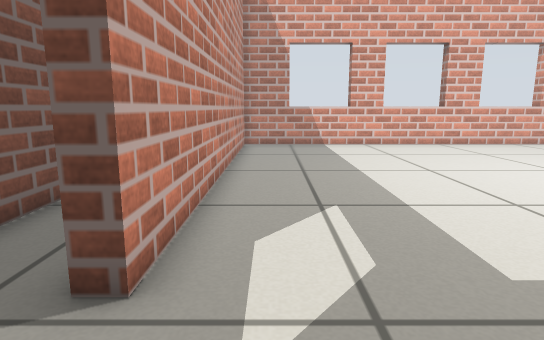
[1] (above)

12 first-person views from a walk through a world built for the Gazebo simulator. The camera is 0.49 m above the floor, tilts 10° down and sees 75° across. The floor is counted in squares, 0.25 m on a side. Each view is taken from the middle of a square. On the plan, view 1 faces up. The plan holds only what a view shows up to about 18 squares ahead; the rest is blank. The robots in the file are not drawn. Simple shapes stand in for some stock models. Surface patterns are stand-ins for the level's own textures.

[2]
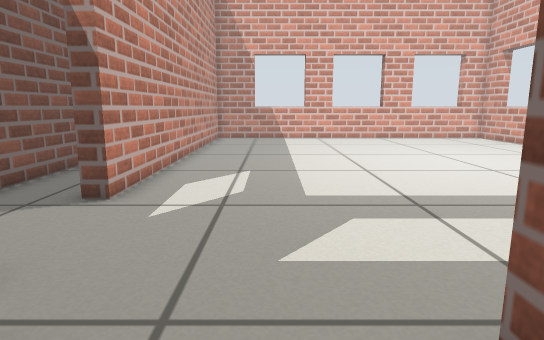

[3]
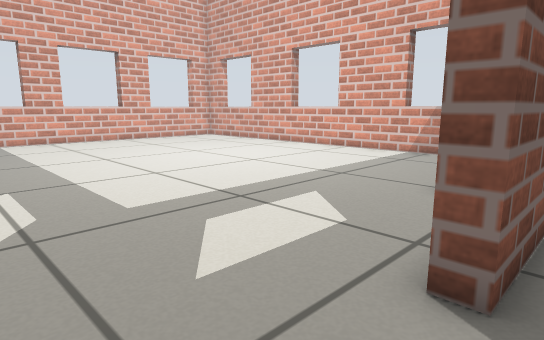

[4]
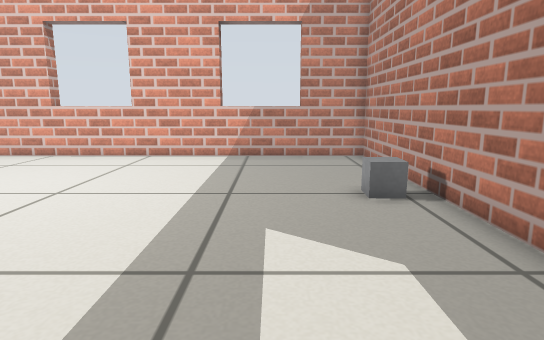

[5]
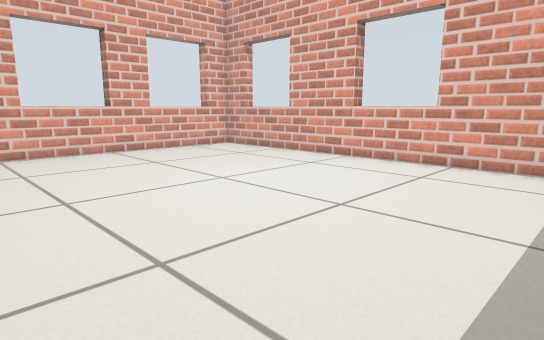

[6]
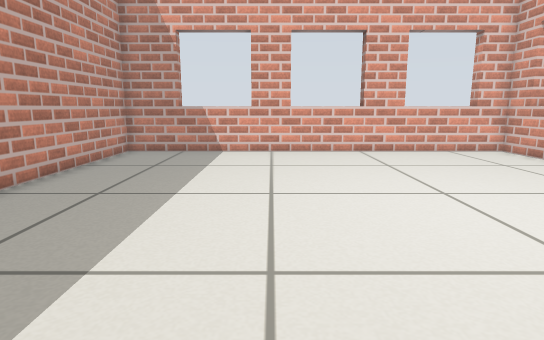

[7]
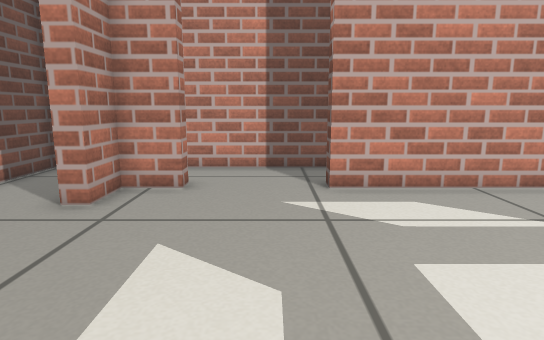

[8]
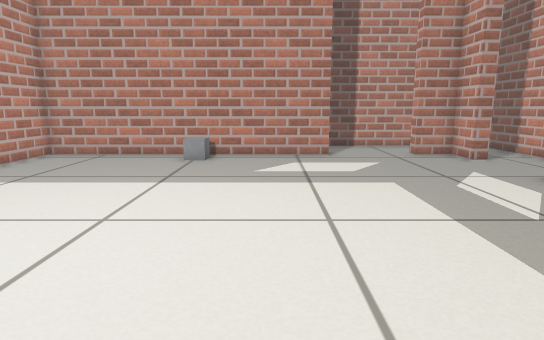

[9]
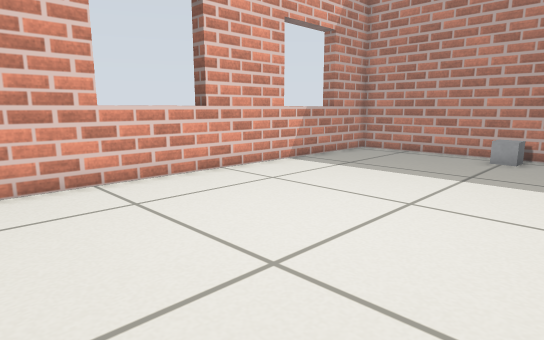

[10]
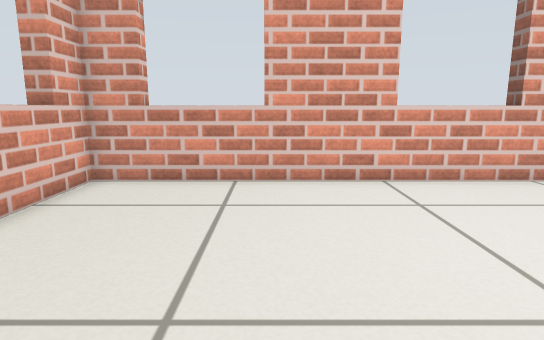

[11]
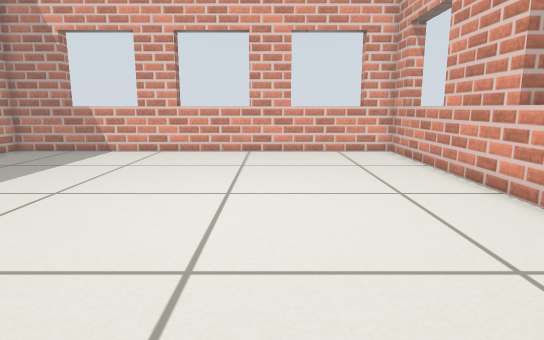

[12]
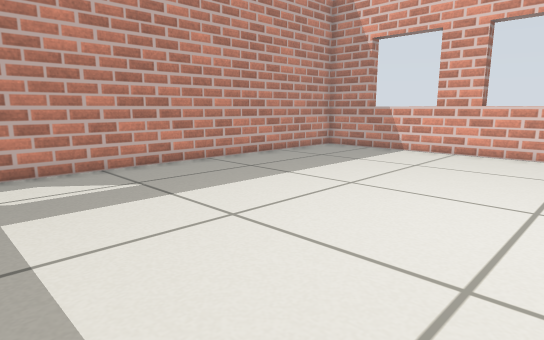

### Floor plan
Points are (right, up) in squares from view 1. A wall is a line through its corners. A room is listed if a view was taken in it or the views show most of it. See-through windows are left out.
Room 1 (views 1, 4, 5, 6, 7, 8, 9, 10, 11, 12)
walls: (3.6, -1.7) (15.3, -1.7) (15.3, 18.8) (-1.5, 18.8) (-1.5, 3.4); (-1.5, -0.2) (-1.5, -1.7) (0, -1.7)
ways out: open door at (-2, 1.5) to room 2; open door at (1.5, -2) to room 2
objects: marker (9, -1) to (9, 0)
Room 2 (views 2, 3)
walls: (-4.5, 7.9) (-4.5, -5.2) (3.1, -5.2); (6.4, -2.3) (3.6, -2.3)
ways out: open door at (-2, 1.5) to room 1; open door at (1.5, -2) to room 1

Where each view was taken, in squares from view 1:
view 1: 0 up, 0 right, facing up
view 2: 4 down, 2 right, facing up
view 3: 3 down, 0 right, facing up-right
view 4: 2 up, 1 right, facing right
view 5: 3 up, 3 right, facing up-right
view 6: 3 up, 5 right, facing up
view 7: 2 up, 7 right, facing left
view 8: 13 up, 6 right, facing down
view 9: 14 up, 6 right, facing down-right
view 10: 14 up, 6 right, facing right
view 11: 3 up, 10 right, facing up
view 12: 3 up, 10 right, facing up-left
